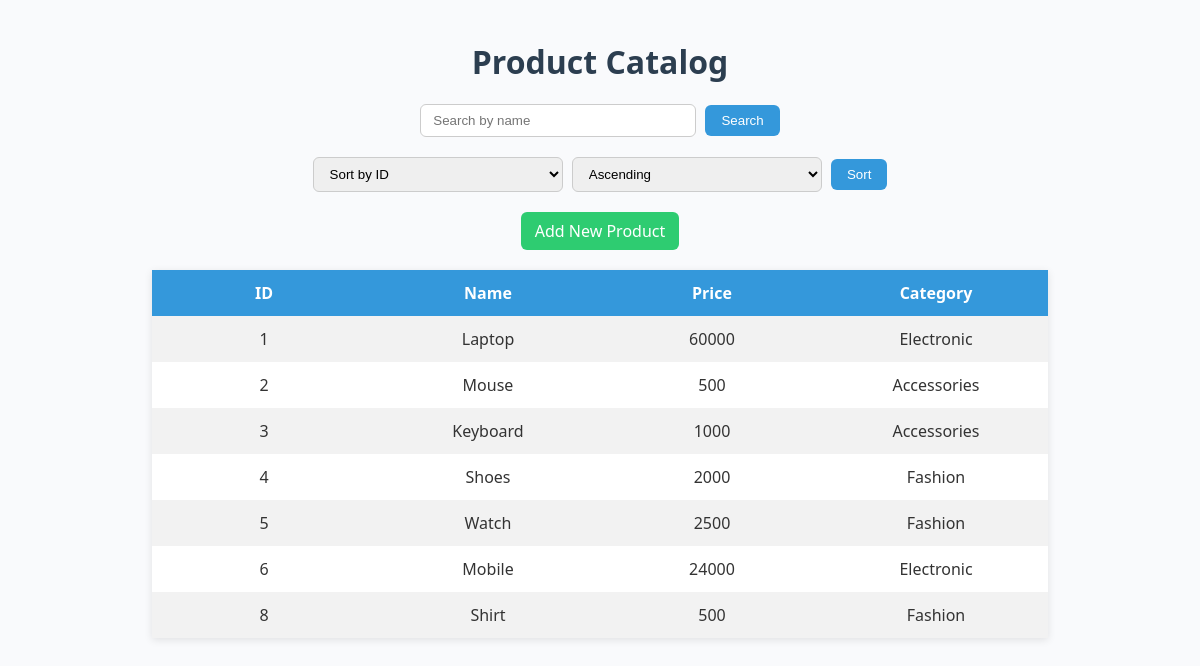
Before: / with the older database file.
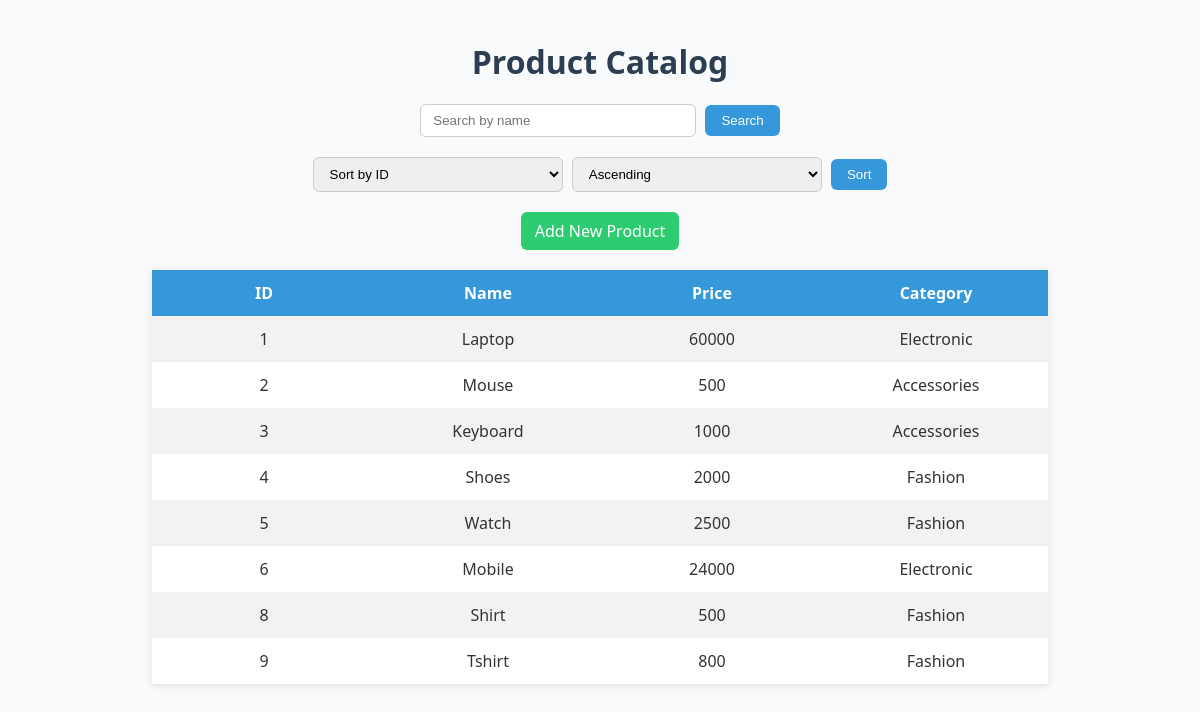
After: the same page with the newer database file.
### catalog/models.py (models this page shows, shortened)
class Product(models.Model):
    name = models.CharField(max_length=100)
    price = models.IntegerField()
    category = models.CharField(max_length=100)

### catalog/views.py (the view)
# urls.py: path('', ProductListView.as_view(), name='product_list'),
class ProductListView(View):
    def get(self, request):
        query = request.GET.get('q', '')
        sort_by = request.GET.get('sort_by', 'id')
        order = request.GET.get('order', 'asc')
        products = Product.objects.all()
        if query:
            products = products.filter(name__icontains=query)
        if request.GET.get('sort_by'):  # Only apply sorting if sort form used
            if order == 'desc':
                sort_by = '-' + sort_by
            products = products.order_by(sort_by)
        return render(request, 'product_list.html', {
            'products': products,
            'query': query,
            'sort_by': sort_by.lstrip('-'),
            'order': order,
        })

### templates/product_list.html (shortened to what this page needs)
<!DOCTYPE html>
<html>
<head>
</head>
<body>
    <h1>Product Catalog</h1>
    <form method="get">
        <input type="text" name="q" placeholder="Search by name" value="{{ query }}">
        <button type="submit">Search</button>
    </form>
    <form method="get">
        <select name="sort_by">
            <option value="id" {% if sort_by == 'id' %}selected{% endif %}>Sort by ID</option>
        </select>
        <select name="order">
            <option value="asc" {% if order == 'asc' %}selected{% endif %}>Ascending</option>
        </select>
        <button type="submit">Sort</button>
    </form>
    <div style="text-align:center;">
        <a href="{% url 'add_product' %}">Add New Product</a>
    </div>
    <table>
        <tr>
            <th>ID</th>
            <th>Name</th>
            <th>Price</th>
            <th>Category</th>
        </tr>
        {% for p in products %}
        <tr>
            <td>{{ p.id }}</td>
            <td>{{ p.name }}</td>
            <td>{{ p.price }}</td>
            <td>{{ p.category }}</td>
        </tr>
        {% empty %}
        <tr><td colspan="4">No products found.</td></tr>
        {% endfor %}
    </table>
</body>
</html>

### templates/product_list.html (style rules this page uses)
body { font-family: "Segoe UI", Arial, sans-serif; background-color: #f9fafc; margin: 40px; color: #333; }
h1 { text-align: center; color: #2c3e50; }
form { text-align: center; margin-bottom: 20px; }
input[type="text"], select { padding: 8px 12px; width: 250px; border: 1px solid #ccc; border-radius: 6px; margin-right: 5px; }
button { padding: 8px 16px; background-color: #3498db; border: none; border-radius: 6px; color: white; cursor: pointer; }
a { display: inline-block; margin-bottom: 20px; text-decoration: none; background-color: #2ecc71; color: white; padding: 8px 14px; border-radius: 6px; }
table { width: 80%; margin: 0 auto; border-collapse: collapse; background: white; box-shadow: 0 2px 8px rgba(0,0,0,0.1); table-layout: fixed; }
th, td { padding: 12px; text-align: center; word-wrap: break-word; }
th { background-color: #3498db; color: white; }
tr:nth-child(even) { background-color: #f2f2f2; }

Changed rows visible on the page:
added Product: id "9", name "Tshirt", price "800", category "Fashion"
